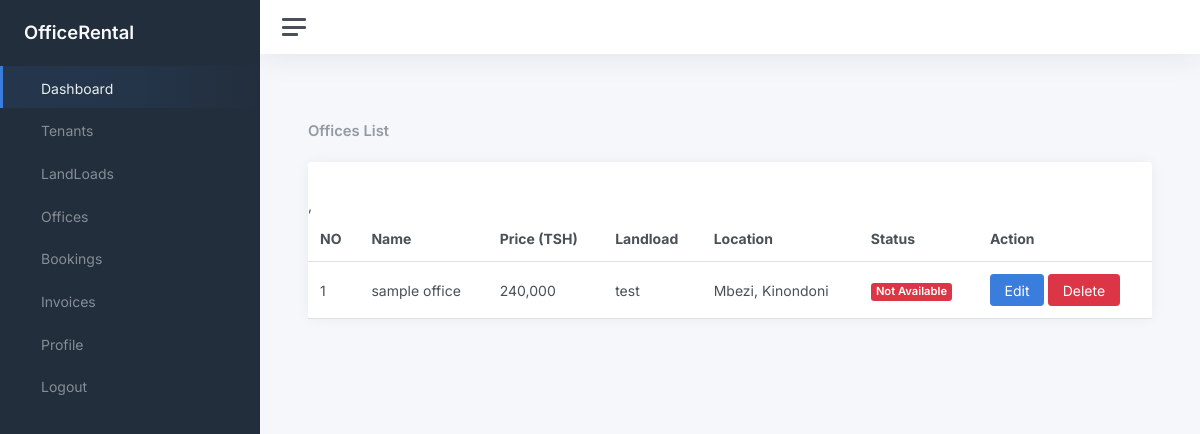
Page /offices/ (signed in) on the committed database.
### office/models.py (models this page shows, shortened)
class Office(models.Model):
    landload = models.ForeignKey(LandLoad, null=True, blank=True, on_delete=models.CASCADE)
    name = models.CharField(max_length=200, null=True, blank=True)
    description = models.CharField(max_length=200, null=True, blank=True)
    location = models.CharField(max_length=200, null=True, blank=True)
    picture = models.ImageField(upload_to='media/office', null=True, blank=True)
    price = models.IntegerField(default=0)
    size = models.IntegerField(null=True, blank=True, default=0)
    is_available = models.BooleanField(default=False)

class LandLoad(models.Model):
    user = models.OneToOneField(User, null=True, blank=True, on_delete=models.CASCADE)
    email = models.EmailField(max_length=200, null=True, blank=True)
    name = models.CharField(max_length=200, null=True, blank=True)
    description = models.CharField(max_length=200, null=True, blank=True)
    phone_number = models.CharField(max_length=200, null=True, blank=True)
    logo = models.ImageField(upload_to='media/landloads')
    location = models.CharField(max_length=50)

### office/views.py (the view, shortened to what this page needs)
# urls.py: path('offices/', OfficeAPIView.as_view()),
@login_required
def offices(request):
    form = OfficeForm()
    if request.user.is_superuser:
         offices_list = enumerate(Office.objects.all(), start=1)
    else:
        offices_list = enumerate(Office.objects.filter(landload = request.user.landload), start=1)
    print(offices_list)
    context = {'form': form, 'offices_list': offices_list}
    return render(request, 'office/offices.html', context)

### templates/office/offices.html (shortened to what this page needs)
{% extends 'snippets/base.html' %}
{% block content %}
{% load static %}
 {% load   humanize %}
<div class="wrapper">
  {% include "snippets/sidebar.html" %}
  <main class="content">
    <div class="container-fluid p-0">
      <br />
      <div class="d-flex justify-content-between">
        <h5 class="card-title mb-0">Offices List</h5>
      </div>
      <br />
      <div class="row">
        <div class="col-12 col-lg-12 col-xxl-9 d-flex">
          <div class="card flex-fill">
            <div class="card-header"></div>
            <table class="table table-hover my-0">
              <thead>
                <tr>
                  <th>NO</th>
                  <th class="d-none d-xl-table-cell">Name</th>
                  <th class="d-none d-xl-table-cell">Price (TSH)</th>
                  <th>Landload</th>
                  <th>Location</th>
                  <th class="d-none d-md-table-cell">Status</th>
                  <th>Action</th>
                </tr>
              </thead>
              <tbody>
                {% for no, office in offices_list %}
                <tr>
                  <td>{{no}}</td>
                  <td class="d-none d-xl-table-cell">{{office.name}}</td>
                  <td class="d-none d-xl-table-cell">
                    {{office.price | intcomma}}
                  </td>
                  <td class="d-none d-xl-table-cell">
                    {{office.landload.name}}
                  </td>
                  <td class="d-none d-md-table-cell">{{office.location}}</td>
                  , {% if office.is_available %}
                  <td><span class="badge bg-success">Available</span></td>
                  {% else %}
                  <td><span class="badge bg-danger">Not Available</span></td>
                  {% endif %}
                  <td>
                    <button class="btn btn-primary">
                      <a class="text-white" href="">Edit</a>
                    </button>
                    <button class="btn btn-danger">
                      <a class="text-white" href="">Delete</a>
                    </button>
                  </td>
                </tr>
                {% endfor %}
              </tbody>
            </table>
          </div>
        </div>
      </div>
    </div>
  </main>
    {% endblock %}

### rows in the picture
Office: no "1", name "sample office", price "240,000", landload.name "test", location "Mbezi, Kinondoni", is_available "Not Available"
